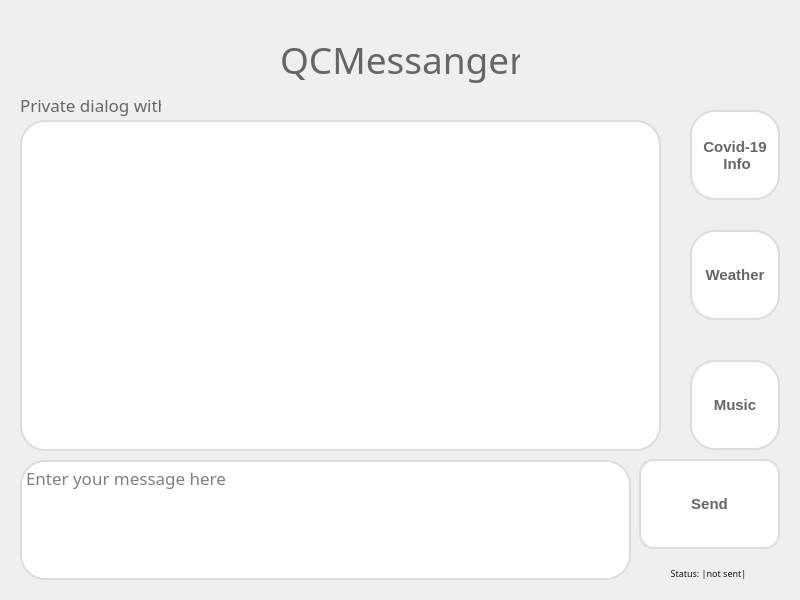
<?xml version="1.0" encoding="UTF-8"?>
<ui version="4.0">
 <class>MainWindow</class>
 <widget class="QMainWindow" name="MainWindow">
  <property name="geometry">
   <rect>
    <x>0</x>
    <y>0</y>
    <width>800</width>
    <height>600</height>
   </rect>
  </property>
  <property name="minimumSize">
   <size>
    <width>800</width>
    <height>600</height>
   </size>
  </property>
  <property name="maximumSize">
   <size>
    <width>800</width>
    <height>600</height>
   </size>
  </property>
  <property name="windowTitle">
   <string>MainWindow</string>
  </property>
  <property name="styleSheet">
   <string notr="true"/>
  </property>
  <widget class="QWidget" name="centralwidget">
   <property name="minimumSize">
    <size>
     <width>800</width>
     <height>600</height>
    </size>
   </property>
   <property name="maximumSize">
    <size>
     <width>800</width>
     <height>600</height>
    </size>
   </property>
   <property name="focusPolicy">
    <enum>Qt::NoFocus</enum>
   </property>
   <property name="toolTipDuration">
    <number>-3</number>
   </property>
   <property name="styleSheet">
    <string notr="true"/>
   </property>
   <widget class="QLabel" name="label">
    <property name="geometry">
     <rect>
      <x>280</x>
      <y>30</y>
      <width>240</width>
      <height>60</height>
     </rect>
    </property>
    <property name="sizePolicy">
     <sizepolicy hsizetype="Fixed" vsizetype="Fixed">
      <horstretch>0</horstretch>
      <verstretch>0</verstretch>
     </sizepolicy>
    </property>
    <property name="cursor">
     <cursorShape>ForbiddenCursor</cursorShape>
    </property>
    <property name="styleSheet">
     <string notr="true">color:#666666;
font-family:Bebas Neue;
font-size:17px;
</string>
    </property>
    <property name="text">
     <string>&lt;html&gt;&lt;head/&gt;&lt;body&gt;&lt;p align=&quot;center&quot;&gt;&lt;span style=&quot; font-size:28pt;&quot;&gt;QCMessanger&lt;/span&gt;&lt;/p&gt;&lt;/body&gt;&lt;/html&gt;</string>
    </property>
   </widget>
   <widget class="QTextEdit" name="input_mes">
    <property name="geometry">
     <rect>
      <x>20</x>
      <y>460</y>
      <width>611</width>
      <height>120</height>
     </rect>
    </property>
    <property name="styleSheet">
     <string notr="true">.QTextEdit {
	background-color:#ffffff;
	border-radius:25px;
	border:2px solid #dcdcdc;
	color:#000000;
	font-family:Bebas Neue;
	font-size:17px;
}

</string>
    </property>
    <property name="placeholderText">
     <string>Enter your message here</string>
    </property>
   </widget>
   <widget class="QPushButton" name="sen_mes">
    <property name="geometry">
     <rect>
      <x>639</x>
      <y>459</y>
      <width>141</width>
      <height>90</height>
     </rect>
    </property>
    <property name="styleSheet">
     <string notr="true">.QPushButton {
	background-color:#ffffff;
	border-radius:15px;
	border:2px solid #dcdcdc;
	color:#666666;
	font-family:Arial;
	font-size:15px;
	font-weight:bold;
}
.QPushButton:hover {
	background-color:#f6f6f6;
	color:#121212;
}
.QPushButton:pressed {
	border-color:#121212;
}</string>
    </property>
    <property name="text">
     <string>Send</string>
    </property>
   </widget>
   <widget class="QLabel" name="label_2">
    <property name="geometry">
     <rect>
      <x>618</x>
      <y>548</y>
      <width>181</width>
      <height>51</height>
     </rect>
    </property>
    <property name="font">
     <font>
      <family>MS Gothic</family>
      <pointsize>7</pointsize>
     </font>
    </property>
    <property name="styleSheet">
     <string notr="true">color:#121212;</string>
    </property>
    <property name="text">
     <string>&lt;html&gt;&lt;head/&gt;&lt;body&gt;&lt;p align=&quot;center&quot;&gt;Status: |not sent|&lt;/p&gt;&lt;/body&gt;&lt;/html&gt;</string>
    </property>
    <property name="alignment">
     <set>Qt::AlignCenter</set>
    </property>
   </widget>
   <widget class="QPushButton" name="music">
    <property name="geometry">
     <rect>
      <x>690</x>
      <y>360</y>
      <width>90</width>
      <height>90</height>
     </rect>
    </property>
    <property name="sizePolicy">
     <sizepolicy hsizetype="Fixed" vsizetype="Fixed">
      <horstretch>0</horstretch>
      <verstretch>0</verstretch>
     </sizepolicy>
    </property>
    <property name="cursor">
     <cursorShape>PointingHandCursor</cursorShape>
    </property>
    <property name="autoFillBackground">
     <bool>false</bool>
    </property>
    <property name="styleSheet">
     <string notr="true">.QPushButton {
	background-color:#ffffff;
	border-radius:25px;
	border:2px solid #dcdcdc;
	color:#666666;
	font-family:Arial;
	font-size:15px;
	font-weight:bold;
}
.QPushButton:hover {
	background-color:#f6f6f6;
	color:#121212;
}
.QPushButton:pressed {
	border-color:#121212;
}</string>
    </property>
    <property name="text">
     <string>Music</string>
    </property>
    <property name="autoDefault">
     <bool>false</bool>
    </property>
    <property name="default">
     <bool>false</bool>
    </property>
    <property name="flat">
     <bool>false</bool>
    </property>
   </widget>
   <widget class="QPushButton" name="covid">
    <property name="geometry">
     <rect>
      <x>690</x>
      <y>110</y>
      <width>90</width>
      <height>90</height>
     </rect>
    </property>
    <property name="styleSheet">
     <string notr="true">.QPushButton {
	background-color:#ffffff;
	border-radius:25px;
	border:2px solid #dcdcdc;
	color:#666666;
	font-family:Arial;
	font-size:15px;
	font-weight:bold;
}
.QPushButton:hover {
	background-color:#f6f6f6;
	color:#121212;
}
.QPushButton:pressed {
	border-color:#121212;
}</string>
    </property>
    <property name="text">
     <string>Covid-19
 Info</string>
    </property>
   </widget>
   <widget class="QPushButton" name="weather">
    <property name="geometry">
     <rect>
      <x>690</x>
      <y>230</y>
      <width>90</width>
      <height>90</height>
     </rect>
    </property>
    <property name="styleSheet">
     <string notr="true">.QPushButton {
	background-color:#ffffff;
	border-radius:25px;
	border:2px solid #dcdcdc;
	color:#666666;
	font-family:Arial;
	font-size:15px;
	font-weight:bold;
}
.QPushButton:hover {
	background-color:#f6f6f6;
	color:#121212;
}
.QPushButton:pressed {
	border-color:#121212;
}</string>
    </property>
    <property name="text">
     <string>Weather</string>
    </property>
   </widget>
   <widget class="QLabel" name="label_3">
    <property name="geometry">
     <rect>
      <x>20</x>
      <y>90</y>
      <width>141</width>
      <height>31</height>
     </rect>
    </property>
    <property name="sizePolicy">
     <sizepolicy hsizetype="Fixed" vsizetype="Fixed">
      <horstretch>0</horstretch>
      <verstretch>0</verstretch>
     </sizepolicy>
    </property>
    <property name="cursor">
     <cursorShape>ForbiddenCursor</cursorShape>
    </property>
    <property name="styleSheet">
     <string notr="true">color:#666666;
font-family:Bebas Neue;
font-size:17px;
</string>
    </property>
    <property name="text">
     <string>&lt;html&gt;&lt;head/&gt;&lt;body&gt;&lt;p&gt;Private dialog with:&lt;/p&gt;&lt;/body&gt;&lt;/html&gt;</string>
    </property>
   </widget>
   <widget class="QLabel" name="label_message_to">
    <property name="geometry">
     <rect>
      <x>170</x>
      <y>90</y>
      <width>151</width>
      <height>31</height>
     </rect>
    </property>
    <property name="sizePolicy">
     <sizepolicy hsizetype="Fixed" vsizetype="Fixed">
      <horstretch>0</horstretch>
      <verstretch>0</verstretch>
     </sizepolicy>
    </property>
    <property name="cursor">
     <cursorShape>ForbiddenCursor</cursorShape>
    </property>
    <property name="styleSheet">
     <string notr="true">color:#666666;
font-family:Bebas Neue;
font-size:17px;
</string>
    </property>
    <property name="text">
     <string>&lt;html&gt;&lt;head/&gt;&lt;body&gt;&lt;p align=&quot;center&quot;&gt;&lt;br/&gt;&lt;/p&gt;&lt;/body&gt;&lt;/html&gt;</string>
    </property>
   </widget>
   <widget class="QTextBrowser" name="pprint_mes">
    <property name="geometry">
     <rect>
      <x>20</x>
      <y>120</y>
      <width>641</width>
      <height>331</height>
     </rect>
    </property>
    <property name="focusPolicy">
     <enum>Qt::ClickFocus</enum>
    </property>
    <property name="styleSheet">
     <string notr="true"> .QTextBrowser{
	background-color:#ffffff;
	border-radius:25px;
	border:2px solid #dcdcdc;
	color:#000000;
	font-family:Bebas Neue;
	font-size:17px;
}
</string>
    </property>
    <property name="html">
     <string>&lt;!DOCTYPE HTML PUBLIC &quot;-//W3C//DTD HTML 4.0//EN&quot; &quot;http://www.w3.org/TR/REC-html40/strict.dtd&quot;&gt;
&lt;html&gt;&lt;head&gt;&lt;meta name=&quot;qrichtext&quot; content=&quot;1&quot; /&gt;&lt;style type=&quot;text/css&quot;&gt;
p, li { white-space: pre-wrap; }
&lt;/style&gt;&lt;/head&gt;&lt;body style=&quot; font-family:'Bebas Neue'; font-size:17px; font-weight:400; font-style:normal;&quot;&gt;
&lt;p style=&quot;-qt-paragraph-type:empty; margin-top:0px; margin-bottom:0px; margin-left:0px; margin-right:0px; -qt-block-indent:0; text-indent:0px; font-family:'MS Shell Dlg 2'; font-size:8.25pt;&quot;&gt;&lt;br /&gt;&lt;/p&gt;&lt;/body&gt;&lt;/html&gt;</string>
    </property>
   </widget>
  </widget>
 </widget>
 <resources/>
 <connections/>
</ui>
